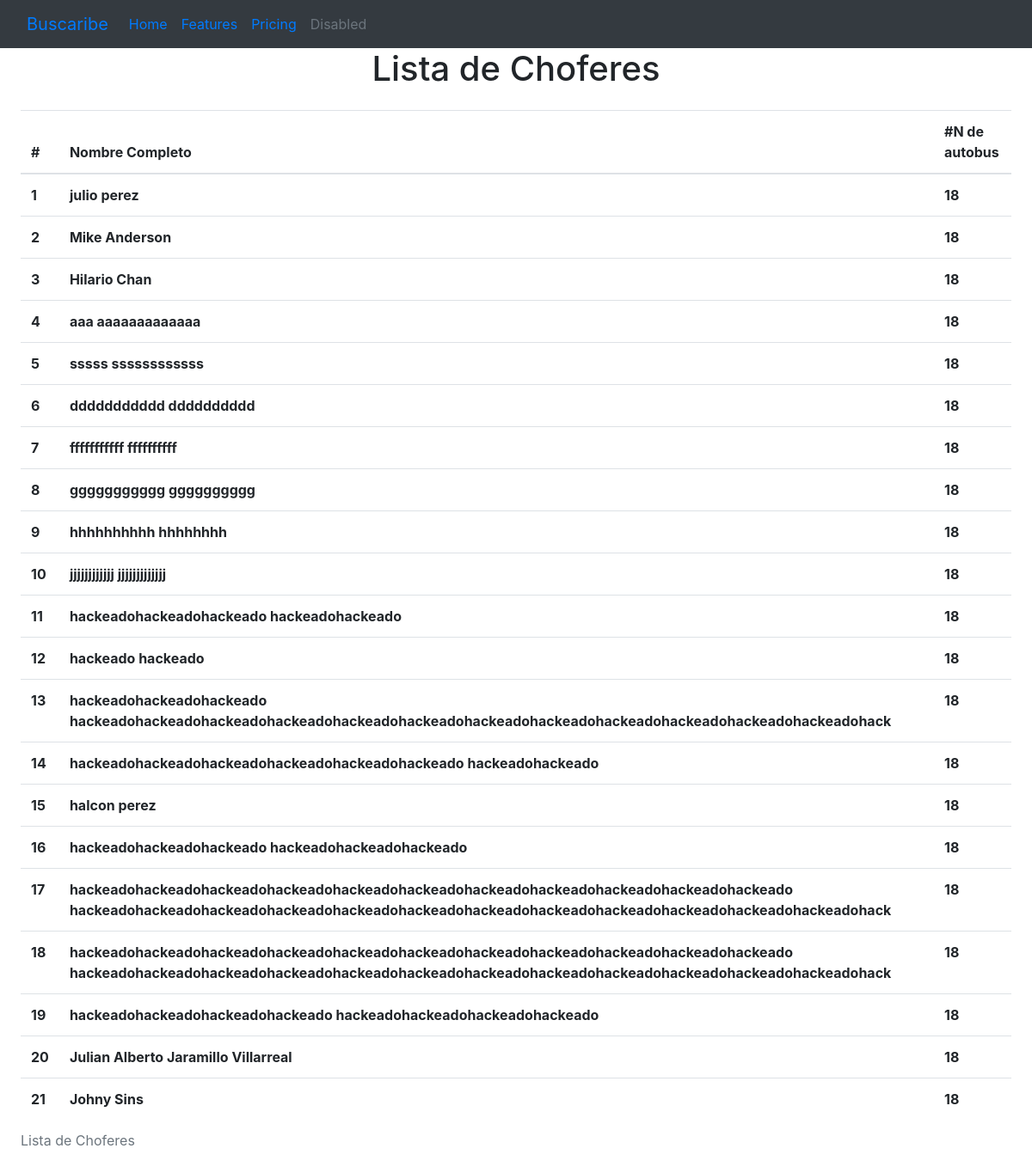
/chofer/lista/, run on the app's committed database.
### apps/chofer/models.py (models this page shows, shortened)
class Chofer(models.Model):
    nombre = models.CharField('Nombre', max_length=100)
    apellidos = models.CharField('Apellidos', max_length=100)

### apps/chofer/views.py (the view)
# urls.py: path('lista/', lista_choferes, name='lista_choferes'),
def lista_choferes(request):
    choferes = Chofer.objects.all()
    context = {'choferes': choferes}
    return render(request, 'lista_choferes.html', context)

### apps/chofer/templates/lista_choferes.html (shortened to what this page needs)
<!DOCTYPE html>
<html lang="en">
<head>
    <link rel="stylesheet" href="https://stackpath.bootstrapcdn.com/bootstrap/4.5.2/css/bootstrap.min.css">
</head>
<body>
<nav class="navbar navbar-expand-lg bg-dark" data-bs-theme="dark">
  <div class="container-fluid">
    <a class="navbar-brand" href="{% url 'index_home' %}">Buscaribe</a>
    <div class="collapse navbar-collapse" id="navbarNav">
      <ul class="navbar-nav">
        <li class="nav-item">
          <a class="nav-link active" aria-current="page" href="#">Home</a>
        </li>
        <li class="nav-item">
          <a class="nav-link" href="#">Features</a>
        </li>
        <li class="nav-item">
          <a class="nav-link" href="#">Pricing</a>
        </li>
        <li class="nav-item">
          <a class="nav-link disabled">Disabled</a>
        </li>
      </ul>
    </div>
  </div>
</nav>
<h1 class="text-center">Lista de Choferes</h1>
<div class="m-4">
    <table class="table caption-top">
  <caption>Lista de Choferes</caption>
  <thead>
    <tr>
      <th scope="col">#</th>
      <th scope="col">Nombre Completo</th>
      <th scope="col">#N de autobus</th>
    </tr>
  </thead>
  <tbody>
  {% for chofer in choferes %}
    <tr>
      <th scope="row">{{ chofer.id }}</th>
      <th scope="row">{{ chofer.nombre }} {{ chofer.apellidos }}</th>
      <th scope="row">18</th>
    </tr>
  {% endfor %}
  </tbody>
</table>
</div>
</body>
</html>

### data on the page
Chofer: id "1", nombre "julio", apellidos "perez"
Chofer: id "2", nombre "Mike", apellidos "Anderson"
Chofer: id "3", nombre "Hilario", apellidos "Chan"
Chofer: id "4", nombre "aaa", apellidos "aaaaaaaaaaaaa"
Chofer: id "5", nombre "sssss", apellidos "ssssssssssss"
Chofer: id "6", nombre "ddddddddddd", apellidos "dddddddddd"
Chofer: id "7", nombre "fffffffffff", apellidos "ffffffffff"
Chofer: id "8", nombre "ggggggggggg", apellidos "gggggggggg"
Chofer: id "9", nombre "hhhhhhhhhh", apellidos "hhhhhhhh"
Chofer: id "10", nombre "jjjjjjjjjjjj", apellidos "jjjjjjjjjjjjj"
Chofer: id "11", nombre "hackeadohackeadohackeado", apellidos "hackeadohackeado"
Chofer: id "12", nombre "hackeado", apellidos "hackeado"
Chofer: id "13", nombre "hackeadohackeadohackeado", apellidos "hackeadohackeadohackeadohackeadohackeadohackeadohackeadohackeadohackeadohackeadohackeadohackeadohack"
Chofer: id "14", nombre "hackeadohackeadohackeadohackeadohackeadohackeado", apellidos "hackeadohackeado"
Chofer: id "15", nombre "halcon", apellidos "perez"
Chofer: id "16", nombre "hackeadohackeadohackeado", apellidos "hackeadohackeadohackeado"
Chofer: id "17", nombre "hackeadohackeadohackeadohackeadohackeadohackeadohackeadohackeadohackeadohackeadohackeado", apellidos "hackeadohackeadohackeadohackeadohackeadohackeadohackeadohackeadohackeadohackeadohackeadohackeadohack"
Chofer: id "18", nombre "hackeadohackeadohackeadohackeadohackeadohackeadohackeadohackeadohackeadohackeadohackeado", apellidos "hackeadohackeadohackeadohackeadohackeadohackeadohackeadohackeadohackeadohackeadohackeadohackeadohack"
Chofer: id "19", nombre "hackeadohackeadohackeadohackeado", apellidos "hackeadohackeadohackeadohackeado"
Chofer: id "20", nombre "Julian Alberto", apellidos "Jaramillo Villarreal"
Chofer: id "21", nombre "Johny", apellidos "Sins"
